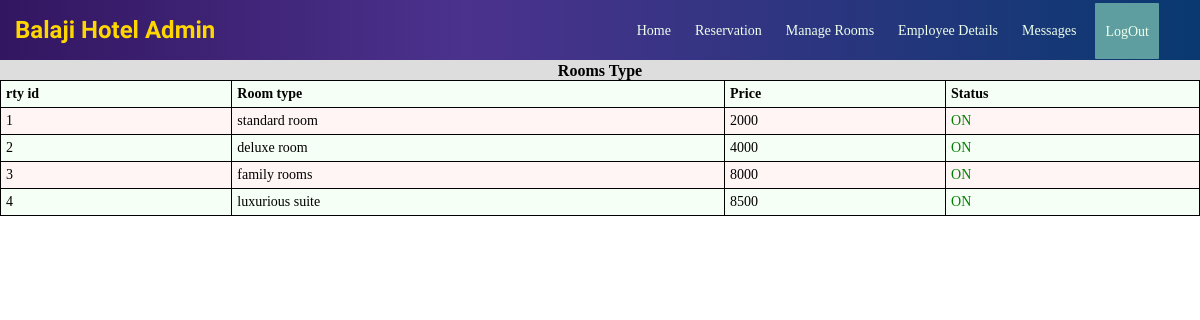
Page /admin/roomsty.php (signed in) on the committed database.
### tables this page shows
CREATE TABLE `room_type` ( `rty_id` INT(3) PRIMARY KEY, `roomty` VARCHAR(25), `price` INT(8),rtstatus int(3));

### admin/roomsty.php (the view, shortened to what this page needs)
<?php include('nav.php'); ?>
<!DOCTYPE html>
<html>
<head>
</head>
<body>
    <div class="myss" style="overflow-x:auto;">
        <h4 align="center "> Rooms Type </h4>
        <table id="myTable">
            <tr>
                <th>rty id</th>
                <th>Room type</th>
                <th>Price</th>
                <th>Status</th>
            </tr>
            <?php
            $con = makeconnection();
            $sql = "SELECT * FROM `room_type`";
            $rs = mysqli_query($con, $sql);
            while ($row = mysqli_fetch_assoc($rs)) {
                echo "<tr>";
                echo "<td>";
                echo $row['rty_id'];
                echo "</td>";
                echo "<td>";
                echo $row['roomty'];
                echo "</td>";
                echo "<td>";
                echo $row['price'];
                echo "</td>";
                echo "<td>";
                if($row['rtstatus']==0)
                echo "<p style='color:green;'> ON </p>";
                else if($row['rtstatus']==1)
                echo "<p style='color:red;'> OFF </p>";
                echo "</td>";
                echo "</tr>";
            }
            ?>
        </table>
    </div>
</body>
</html>

### admin/nav.php (style rules this page uses)
* { padding: 0; margin: 0; text-decoration: none; list-style: none; box-sizing: border-box; }
html, body { width: 100%; height: 100%; margin: 0px; padding: 0px; overflow-x: hidden; }

### admin/roomsty.php (style rules this page uses)
html, body { width: 100%; height: 100%; margin: 0px; padding: 0px; overflow-x: hidden; }
.myss { padding-top: 10px; margin-top: -8px; background-color: #ddd; }
table { border-collapse: collapse; border-spacing: 0; width: 100%; border: 1px solid #ddd; font-size: 14px; }
th, td { text-align: left; padding: 5px; }
tr:nth-child(even) { background-color: #fff5f5; }
tr:nth-child(odd) { background-color: #f6fff5; }
table, th, td { border: 0.01em solid black; }

### rows in the picture
room_type: rty_id "1", roomty "standard room", price "2000", rtstatus "ON"
room_type: rty_id "2", roomty "deluxe room", price "4000", rtstatus "ON"
room_type: rty_id "3", roomty "family rooms", price "8000", rtstatus "ON"
room_type: rty_id "4", roomty "luxurious suite", price "8500", rtstatus "ON"
